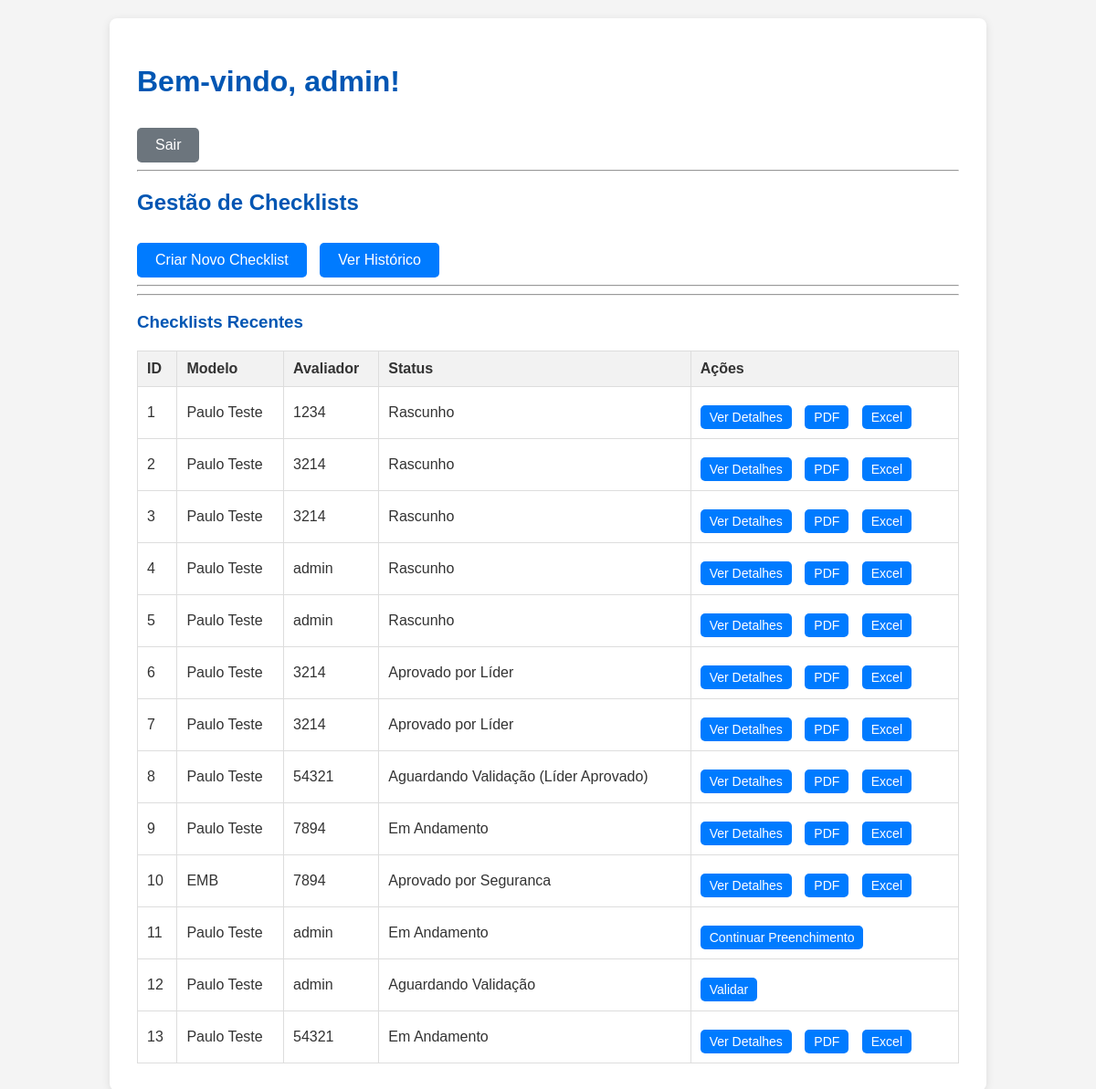
The app's page / (signed in) with its own data.
### models.py (models this page shows, shortened)
class User(db.Model, UserMixin):
    id = db.Column(db.Integer, primary_key=True)
    username = db.Column(db.String(80), unique=True, nullable=False)
    email = db.Column(db.String(120), unique=True, nullable=False)
    password_hash = db.Column(db.String(128), nullable=False)
    role_id = db.Column(db.Integer, db.ForeignKey('role.id', name='fk_user_role'), nullable=False)  # Named constraint
    is_active = db.Column(db.Boolean, default=True)
    created_at = db.Column(db.DateTime, default=datetime.utcnow)
    checklists_created = db.relationship('Checklist', foreign_keys='Checklist.created_by_user_id', backref='creator', lazy=True)
    checklists_evaluated = db.relationship('Checklist', foreign_keys='Checklist.evaluator_user_id', backref='evaluator', lazy=True)
    validation_logs = db.relationship('ValidationLog', backref='validator', lazy=True)

class Checklist(db.Model):
    id = db.Column(db.Integer, primary_key=True)
    template_id = db.Column(db.Integer, db.ForeignKey('checklist_template.id', name='fk_checklist_template'), nullable=False) # Named constraint
    created_by_user_id = db.Column(db.Integer, db.ForeignKey('user.id', name='fk_checklist_creator'), nullable=True) # Named constraint
    evaluator_user_id = db.Column(db.Integer, db.ForeignKey('user.id', name='fk_checklist_evaluator'), nullable=True) # Named constraint
    evaluated_employee_name = db.Column(db.String(100), nullable=False)
    employee_matricula = db.Column(db.String(50), nullable=True)
    employee_position = db.Column(db.String(100), nullable=True)
    shift = db.Column(db.String(50), nullable=False)
    area = db.Column(db.String(100), nullable=False)
    training_date = db.Column(db.Date, nullable=False, default=datetime.utcnow().date())
    training_coach = db.Column(db.String(100), nullable=False)
    training_load_hours = db.Column(db.String(50), nullable=True)
    training_process_desc = db.Column(db.Text, nullable=True)
    start_datetime = db.Column(db.DateTime, nullable=True)
    end_datetime = db.Column(db.DateTime, nullable=True)
    current_status = db.Column(db.String(50), default='Rascunho', nullable=False)
    saved_partially = db.Column(db.Boolean, default=True)
    evaluator_signature_data = db.Column(db.LargeBinary, nullable=True)
    evaluator_signature_name = db.Column(db.String(100), nullable=True)
    evaluator_signature_datetime = db.Column(db.DateTime, nullable=True)
    created_at = db.Column(db.DateTime, default=datetime.utcnow)
    updated_at = db.Column(db.DateTime, default=datetime.utcnow, onupdate=datetime.utcnow)
    answers = db.relationship('ChecklistAnswer', backref='checklist', lazy=True)
    validation_logs = db.relationship('ValidationLog', backref='checklist', lazy=True)

class ChecklistTemplate(db.Model):
    id = db.Column(db.Integer, primary_key=True)
    name = db.Column(db.String(200), nullable=False, unique=True)
    description = db.Column(db.Text, nullable=True)
    sector = db.Column(db.String(100), nullable=False)
    is_active = db.Column(db.Boolean, default=True)
    created_at = db.Column(db.DateTime, default=datetime.utcnow)
    updated_at = db.Column(db.DateTime, default=datetime.utcnow, onupdate=datetime.utcnow)
    items = db.relationship('ChecklistItemTemplate', backref='template', lazy=True, order_by='ChecklistItemTemplate.order_index')
    checklists = db.relationship('Checklist', backref='template', lazy=True)

### routes.py (the view)
@app.route('/')
@login_required
def index():
    checklists = Checklist.query.all()
    return render_template('index.html', checklists=checklists)

### app.py (called while the page is built)
@login_manager.user_loader
def load_user(user_id):
    return User.query.get(int(user_id))

### templates/index.html (shortened to what this page needs)
<!DOCTYPE html>
<html lang="pt-br">
<head>
    <link rel="stylesheet" href="{{ url_for('static', filename='css/style.css') }}">
</head>
<body>
    <div class="container">
        <header>
            <h1>Bem-vindo, {{ current_user.username }}!</h1>
            <a href="{{ url_for('logout') }}" class="button secondary">Sair</a>
        </header>
        <hr>
        <h2>Gestão de Checklists</h2>
        <a href="{{ url_for('selecionar_modelo') }}" class="button">Criar Novo Checklist</a>
        <a href="{{ url_for('historico') }}" class="button">Ver Histórico</a>
        <hr>
        <hr>
        <h3>Checklists Recentes</h3>
        {% if checklists %}
            <table>
                <thead>
                    <tr>
                        <th>ID</th>
                        <th>Modelo</th>
                        <th>Avaliador</th>
                        <th>Status</th>
                        <th>Ações</th>
                    </tr>
                </thead>
                <tbody>
                    {% for checklist in checklists %}
                        <tr>
                            <td>{{ checklist.id }}</td>
                            <td>{{ checklist.template.name }}</td>
                            <td>{{ checklist.evaluator.username }}</td>
                            <td>{{ checklist.current_status }}</td>
                            <td>
                                {% if checklist.current_status == 'Em Andamento' and checklist.evaluator_user_id == current_user.id %}
                                    <a href="{{ url_for('editar_checklist', checklist_id=checklist.id) }}" class="button small">Continuar Preenchimento</a>
                                {% elif checklist.current_status == 'Aguardando Validação' and current_user.role_obj.name != 'Avaliador' %}
                                    <a href="{{ url_for('validar_checklist', checklist_id=checklist.id) }}" class="button small">Validar</a>
                                {% else %}
                                    <a href="{{ url_for('ver_detalhes', checklist_id=checklist.id) }}" class="button small">Ver Detalhes</a>
                                    <a href="{{ url_for('gerar_pdf', checklist_id=checklist.id) }}" class="button small">PDF</a>
                                    <a href="{{ url_for('gerar_excel', checklist_id=checklist.id) }}" class="button small">Excel</a>
                                {% endif %}
                            </td>
                        </tr>
                    {% endfor %}
                </tbody>
            </table>
        {% else %}
            <p>Nenhum checklist encontrado.</p>
        {% endif %}
    </div>
</body>
</html>

### static/css/style.css (style rules this page uses)
body { font-family: Arial, sans-serif; margin: 0; padding: 20px; background-color: #f4f4f4; color: #333; }
.container { max-width: 900px; margin: 0 auto; background-color: #fff; padding: 30px; border-radius: 8px; box-shadow: 0 2px 10px rgba(0, 0, 0, 0.1); }
h1, h2, h3 { color: #0056b3; }
.button { display: inline-block; background-color: #007bff; color: white; padding: 10px 20px; border: none; border-radius: 5px; cursor: pointer; text-decoration: none; font-size: 16px; margin-right: 10px; margin-top: 10px; }
.button.secondary { background-color: #6c757d; }
.button.small { padding: 5px 10px; font-size: 14px; }
table { width: 100%; border-collapse: collapse; margin-top: 20px; }
table, th, td { border: 1px solid #ddd; }
th, td { padding: 10px; text-align: left; }
th { background-color: #f2f2f2; }

### records on screen
User: username "admin"
Checklist: id "1", template.name "Paulo Teste", evaluator.username "1234", current_status "Rascunho"
Checklist: id "2", template.name "Paulo Teste", evaluator.username "3214", current_status "Rascunho"
Checklist: id "3", template.name "Paulo Teste", evaluator.username "3214", current_status "Rascunho"
Checklist: id "4", template.name "Paulo Teste", evaluator.username "admin", current_status "Rascunho"
Checklist: id "5", template.name "Paulo Teste", evaluator.username "admin", current_status "Rascunho"
Checklist: id "6", template.name "Paulo Teste", evaluator.username "3214", current_status "Aprovado por Líder"
Checklist: id "7", template.name "Paulo Teste", evaluator.username "3214", current_status "Aprovado por Líder"
Checklist: id "8", template.name "Paulo Teste", evaluator.username "54321", current_status "Aguardando Validação (Líder Aprovado)"
Checklist: id "9", template.name "Paulo Teste", evaluator.username "7894", current_status "Em Andamento"
Checklist: id "10", template.name "EMB", evaluator.username "7894", current_status "Aprovado por Seguranca"
Checklist: id "11", template.name "Paulo Teste", evaluator.username "admin", current_status "Em Andamento"
Checklist: id "12", template.name "Paulo Teste", evaluator.username "admin", current_status "Aguardando Validação"
Checklist: id "13", template.name "Paulo Teste", evaluator.username "54321", current_status "Em Andamento"
